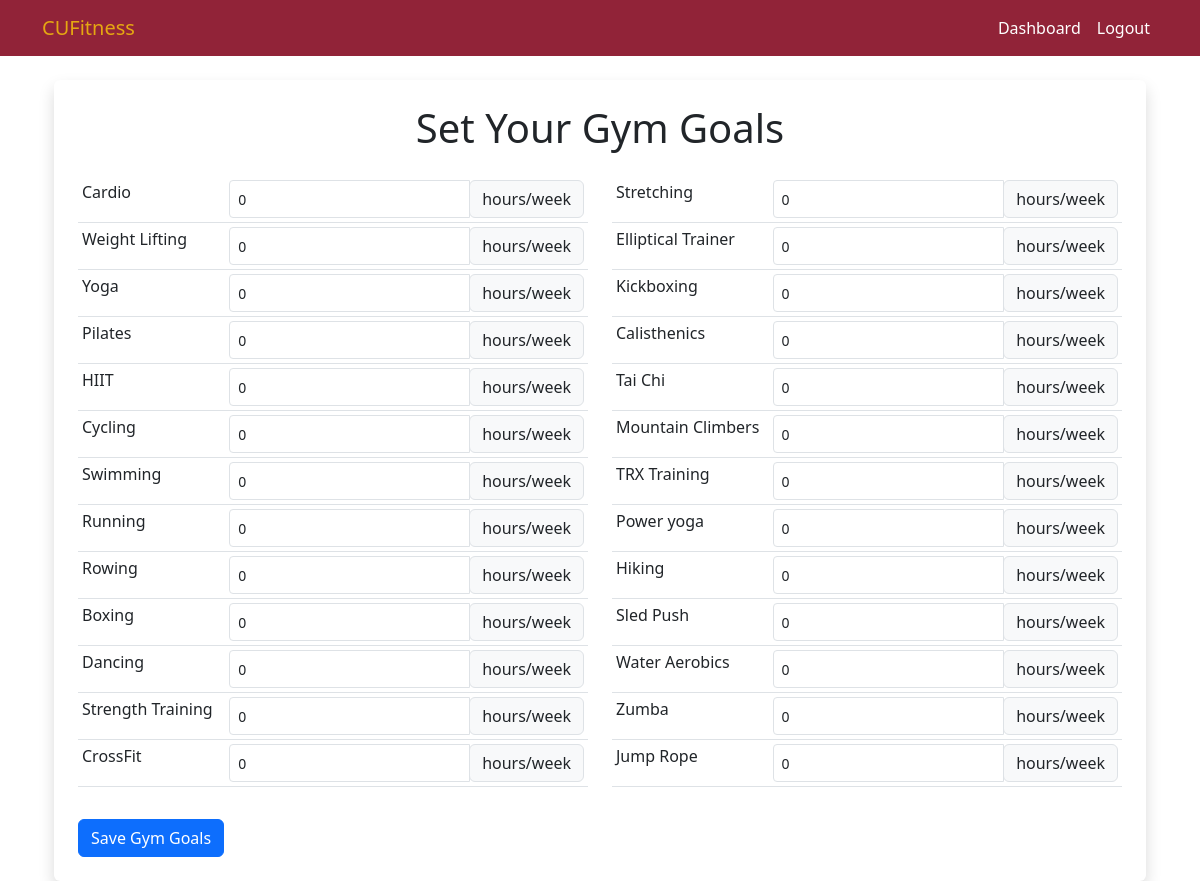
Before: /progressTracking/setMyGymGoals/ (signed in) with the older database file.
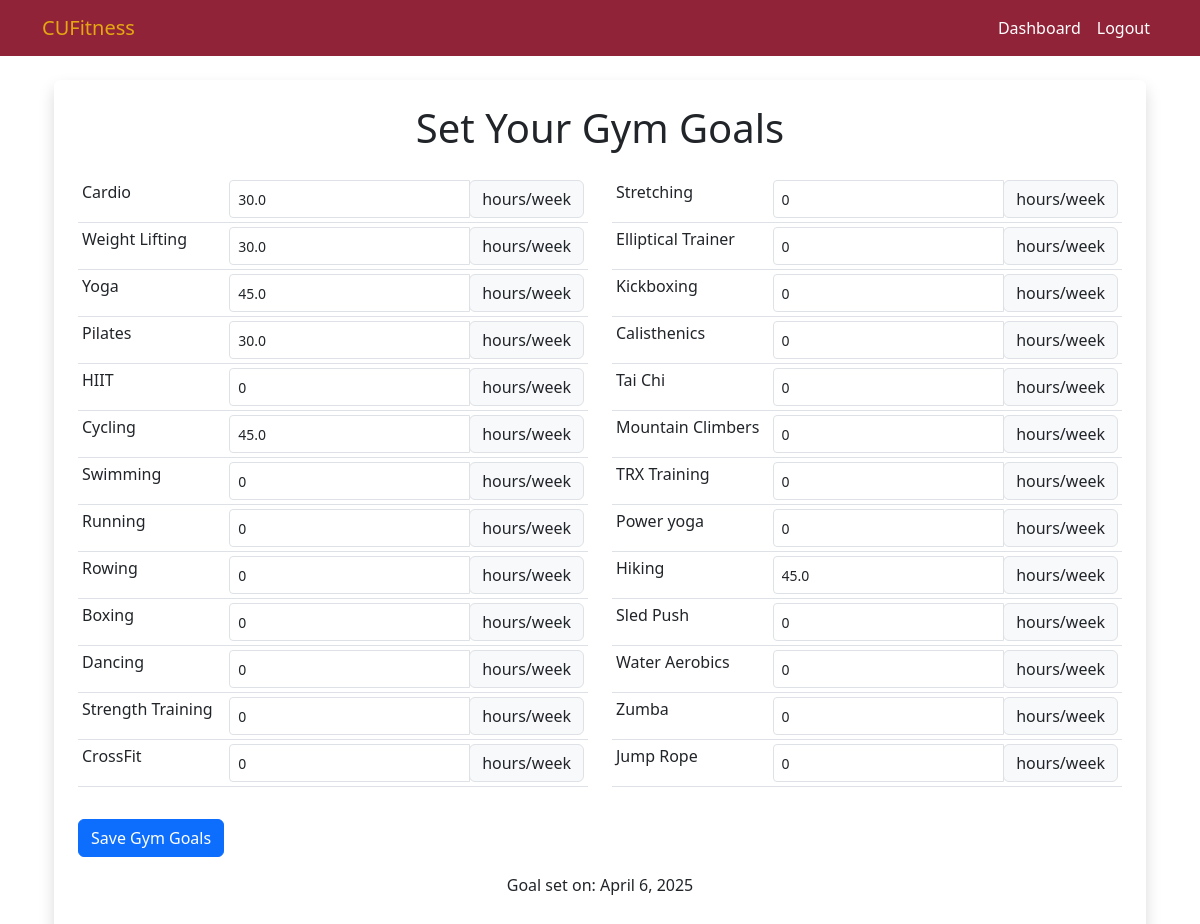
After: the same page with the newer database file.
### ProgressTracking/models.py (models this page shows, shortened)
class GymGoal(models.Model):
    user = models.OneToOneField(settings.AUTH_USER_MODEL, on_delete=models.CASCADE)
    cardio = models.FloatField(default=0)
    weight_lifting = models.FloatField(default=0)
    yoga = models.FloatField(default=0)
    pilates = models.FloatField(default=0)
    hiit = models.FloatField(default=0)
    cycling = models.FloatField(default=0)
    swimming = models.FloatField(default=0)
    running = models.FloatField(default=0)
    rowing = models.FloatField(default=0)
    boxing = models.FloatField(default=0)
    dancing = models.FloatField(default=0)
    strength_training = models.FloatField(default=0)
    crossfit = models.FloatField(default=0)
    stretching = models.FloatField(default=0)
    elliptical_trainer = models.FloatField(default=0)
    kickboxing = models.FloatField(default=0)
    calisthenics = models.FloatField(default=0)
    tai_chi = models.FloatField(default=0)
    mountain_climbers = models.FloatField(default=0)
    trx_training = models.FloatField(default=0)
    power_yoga = models.FloatField(default=0)
    hiking = models.FloatField(default=0)
    sled_push = models.FloatField(default=0)
    water_aerobics = models.FloatField(default=0)
    zumba = models.FloatField(default=0)
    jump_rope = models.FloatField(default=0)
    goal_date = models.DateField(auto_now=True)
    updated = models.DateTimeField(auto_now=True)

### ProgressTracking/views.py (the view, shortened to what this page needs)
# urls.py: path('setMyGymGoals/', views.set_my_gym_goal, name='set_my_gym_goals'),
@login_required
def set_my_gym_goal(request):
    context = {'user': request.user}
    context['exercises'] = exercises
    try:
        gym_goal = GymGoal.objects.get(user=request.user)
    except GymGoal.DoesNotExist:
        gym_goal = GymGoal(user=request.user)
    goal_values = {}
    for field, _ in exercises:
        goal_values[field] = getattr(gym_goal, field, 0)
    context['goal_values'] = goal_values
    if request.method == 'GET':
        pass
    context['gym_goal'] = gym_goal
    return render(request, 'progressTracking/setMyGymGoals.html', context)

### ProgressTracking/templatetags/dict_extras.py (called while the page is built)
@register.filter
def get_item(dictionary, key):
    return dictionary.get(key, '')

### templates/progressTracking/setMyGymGoals.html (shortened to what this page needs)
{% extends "base.html" %}
{% load dict_extras %}
{% block content %}
<div class="container mt-4">
    <div class="gym-goal-form p-4 bg-white shadow rounded">
        <h1 class="text-center mb-4">Set Your Gym Goals</h1>
        <form method="post">
            <div class="row">
                <div class="col-md-6">
                    <table class="table table-sm">
                        {% for field, display in exercises|slice:":13" %}
                        <tr>
                            <td>{{ display }}</td>
                            <td>
                                <div class="input-group">
                                    <input type="number" step="0.1" name="{{ field }}"
                                        class="form-control form-control-sm"
                                        placeholder="e.g. 90" required
                                        value="{{ goal_values|get_item:field|default:0 }}">
                                    <div class="input-group-append">
                                        <span class="input-group-text">hours/week</span>
                                    </div>
                                </div>
                            </td>
                        </tr>
                        {% endfor %}
                    </table>
                </div>
                <div class="col-md-6">
                    <table class="table table-sm">
                        {% for field, display in exercises|slice:"13:" %}
                        <tr>
                            <td>{{ display }}</td>
                            <td>
                                <div class="input-group">
                                    <input type="number" step="0.1" name="{{ field }}"
                                        class="form-control form-control-sm"
                                        placeholder="e.g. 90" required
                                        value="{{ goal_values|get_item:field|default:0 }}">
                                    <div class="input-group-append">
                                        <span class="input-group-text">hours/week</span>
                                    </div>
                                </div>
                            </td>
                        </tr>
                        {% endfor %}
                    </table>
                </div>
            </div>
            <button type="submit" class="btn btn-primary btn-block mt-3">Save Gym Goals</button>
        </form>
        {% if gym_goal.goal_date %}
        <p class="mt-3 text-center">Goal set on: {{ gym_goal.goal_date }}</p>
        {% endif %}
    </div>
</div>
{% endblock %}

Changed rows visible on the page:
added GymGoal: goal_date "April 6, 2025"
Other visible differences:
form field cardio: "0" → "30.0"
form field weight_lifting: "0" → "30.0"
form field yoga: "0" → "45.0"
form field pilates: "0" → "30.0"
form field cycling: "0" → "45.0"
form field hiking: "0" → "45.0"
text now shown: "Goal set on:"
